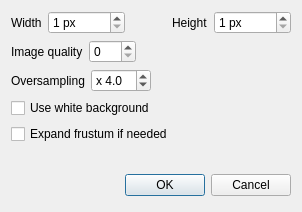
<?xml version="1.0" encoding="UTF-8"?>
<ui version="4.0">
 <class>ImageInterface</class>
 <widget class="QDialog" name="ImageInterface">
  <property name="geometry">
   <rect>
    <x>0</x>
    <y>0</y>
    <width>302</width>
    <height>212</height>
   </rect>
  </property>
  <property name="windowTitle">
   <string>Image settings</string>
  </property>
  <layout class="QVBoxLayout">
   <item>
    <layout class="QHBoxLayout">
     <item>
      <widget class="QLabel" name="label_2">
       <property name="text">
        <string>Width</string>
       </property>
      </widget>
     </item>
     <item>
      <widget class="QSpinBox" name="imgWidth">
       <property name="toolTip">
        <string>Width of the image (in pixels)</string>
       </property>
       <property name="suffix">
        <string> px</string>
       </property>
       <property name="minimum">
        <number>1</number>
       </property>
       <property name="maximum">
        <number>32000</number>
       </property>
      </widget>
     </item>
     <item>
      <spacer>
       <property name="orientation">
        <enum>Qt::Horizontal</enum>
       </property>
       <property name="sizeHint" stdset="0">
        <size>
         <width>20</width>
         <height>22</height>
        </size>
       </property>
      </spacer>
     </item>
     <item>
      <widget class="QLabel" name="label_3">
       <property name="text">
        <string>Height</string>
       </property>
      </widget>
     </item>
     <item>
      <widget class="QSpinBox" name="imgHeight">
       <property name="toolTip">
        <string>Height of the image (in pixels)</string>
       </property>
       <property name="suffix">
        <string> px</string>
       </property>
       <property name="minimum">
        <number>1</number>
       </property>
       <property name="maximum">
        <number>32000</number>
       </property>
      </widget>
     </item>
    </layout>
   </item>
   <item>
    <layout class="QHBoxLayout">
     <item>
      <widget class="QLabel" name="label_4">
       <property name="text">
        <string>Image quality</string>
       </property>
      </widget>
     </item>
     <item>
      <widget class="QSpinBox" name="imgQuality">
       <property name="toolTip">
        <string>Between 0 (smallest files) and 100 (highest quality)</string>
       </property>
       <property name="minimum">
        <number>0</number>
       </property>
       <property name="maximum">
        <number>100</number>
       </property>
      </widget>
     </item>
     <item>
      <spacer>
       <property name="orientation">
        <enum>Qt::Horizontal</enum>
       </property>
       <property name="sizeHint" stdset="0">
        <size>
         <width>40</width>
         <height>20</height>
        </size>
       </property>
      </spacer>
     </item>
    </layout>
   </item>
   <item>
    <layout class="QHBoxLayout">
     <item>
      <widget class="QLabel" name="label">
       <property name="text">
        <string>Oversampling</string>
       </property>
      </widget>
     </item>
     <item>
      <widget class="QDoubleSpinBox" name="oversampling">
       <property name="toolTip">
        <string>Antialiases image (when larger then 1.0)</string>
       </property>
       <property name="prefix">
        <string>x </string>
       </property>
       <property name="decimals">
        <number>1</number>
       </property>
       <property name="minimum">
        <double>0.100000000000000</double>
       </property>
       <property name="maximum">
        <double>64.000000000000000</double>
       </property>
       <property name="singleStep">
        <double>1.000000000000000</double>
       </property>
       <property name="value">
        <double>4.000000000000000</double>
       </property>
      </widget>
     </item>
     <item>
      <spacer>
       <property name="orientation">
        <enum>Qt::Horizontal</enum>
       </property>
       <property name="sizeHint" stdset="0">
        <size>
         <width>40</width>
         <height>20</height>
        </size>
       </property>
      </spacer>
     </item>
    </layout>
   </item>
   <item>
    <widget class="QCheckBox" name="whiteBackground">
     <property name="toolTip">
      <string>Use white as background color</string>
     </property>
     <property name="text">
      <string>Use white background</string>
     </property>
    </widget>
   </item>
   <item>
    <widget class="QCheckBox" name="expandFrustum">
     <property name="toolTip">
      <string>When image aspect ratio differs from viewer's one, expand frustum as needed. Fits inside current frustum otherwise.</string>
     </property>
     <property name="text">
      <string>Expand frustum if needed</string>
     </property>
    </widget>
   </item>
   <item>
    <spacer>
     <property name="orientation">
      <enum>Qt::Vertical</enum>
     </property>
     <property name="sizeHint" stdset="0">
      <size>
       <width>20</width>
       <height>16</height>
      </size>
     </property>
    </spacer>
   </item>
   <item>
    <layout class="QHBoxLayout">
     <item>
      <spacer>
       <property name="orientation">
        <enum>Qt::Horizontal</enum>
       </property>
       <property name="sizeHint" stdset="0">
        <size>
         <width>131</width>
         <height>31</height>
        </size>
       </property>
      </spacer>
     </item>
     <item>
      <widget class="QPushButton" name="okButton">
       <property name="text">
        <string>OK</string>
       </property>
      </widget>
     </item>
     <item>
      <widget class="QPushButton" name="cancelButton">
       <property name="text">
        <string>Cancel</string>
       </property>
      </widget>
     </item>
    </layout>
   </item>
  </layout>
 </widget>
 <resources/>
 <connections>
  <connection>
   <sender>okButton</sender>
   <signal>clicked()</signal>
   <receiver>ImageInterface</receiver>
   <slot>accept()</slot>
   <hints>
    <hint type="sourcelabel">
     <x>135</x>
     <y>184</y>
    </hint>
    <hint type="destinationlabel">
     <x>96</x>
     <y>254</y>
    </hint>
   </hints>
  </connection>
  <connection>
   <sender>cancelButton</sender>
   <signal>clicked()</signal>
   <receiver>ImageInterface</receiver>
   <slot>reject()</slot>
   <hints>
    <hint type="sourcelabel">
     <x>226</x>
     <y>184</y>
    </hint>
    <hint type="destinationlabel">
     <x>179</x>
     <y>282</y>
    </hint>
   </hints>
  </connection>
 </connections>
</ui>
